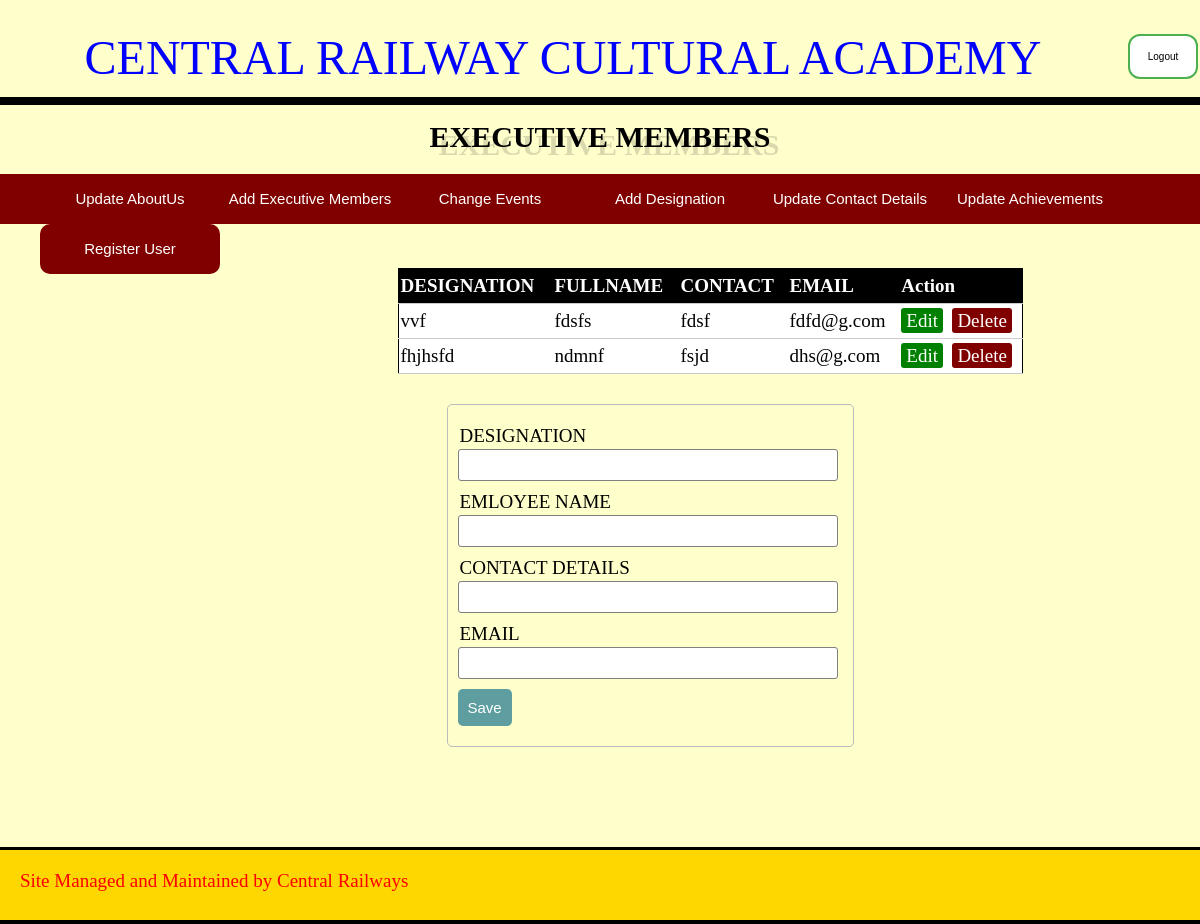
The page /executivecomitee.php on the database its author committed.
### tables this page shows
CREATE TABLE IF NOT EXISTS `executive` (
  `id` int(255) NOT NULL AUTO_INCREMENT,
  `fname` varchar(255) NOT NULL,
  `designation` varchar(255) NOT NULL,
  `email` varchar(255) NOT NULL,
  `contact` varchar(255) NOT NULL,
  PRIMARY KEY (`id`)
);

### adminex3.php (called while the page is built, shortened)
<?php
      $name = "";
    $des = "";
     $contact = "";
	 $edit_state = false;
$db = mysqli_connect('localhost','root','','login');
$result = mysqli_query($db,"SELECT * FROM executive");
?>

### executivecomitee.php (the view, shortened to what this page needs)
<?php include('adminex3.php');
?>
<!DOCTYPE html>
<html>
<head>
<link rel="stylesheet" type="text/css" href="shell.css">
<link rel="stylesheet" href="style1.css" type="text/css">
 </head>
 <body>
 <div class="container">
<center><font color="blue" size="20px"><p style="font-size:30px;">CENTRAL RAILWAY CULTURAL ACADEMY</font><a href="logout.php"><button class="button button2" style="width:70px" "height:50px;">Logout</button></a></p><br>
<div style="background-color:black; height:8px;margin-top:-40px;">
</div>
<h1 style="text-align:center; margin-top:15px;text-shadow: 9px 8px 0px rgba(0,0,0,0.15); font-size:30px;">EXECUTIVE MEMBERS</h1>
<div class="nav" style=" margin-top:20px; ">
<ul>
<li><a href="AboutUs.php">Update AboutUs</a></li>
<li><a href="executivecomitee.php">Add Executive Members</a></li>
<li><a href="events2.php">Change Events</a></li>
<li><a href="designation.php">Add Designation</a></li>
<li><a href="contacus.php">Update Contact Details</a></li>
<li><a href="Awards2.php">Update Achievements</a></li>
<li><a href="register.php">Register User</a></li>
</ul>
</div>
<div style="margin-top:-30px; margin-left:100px;">
<div style="margin-left:-150px">
<br>
<br>
<table class="t01">
    <thead>
	  <tr>
	    <th>DESIGNATION</th>
		<th>FULLNAME</th>
		<th>CONTACT</th>
		<th>EMAIL</image>
		<th colspan="2">Action</th>
	  </tr>
	</thead>
	   <?php while($row = mysqli_fetch_array($result)){ ?>
	      <?php if($row['fname'] != null){ ?>
		 <tr>
	      <td><?php echo ($row['designation']); ?></td>
		  <td><?php echo ($row['fname']);?></td>
		  <td><?php echo ($row['contact']);?></td>
		  <td><?php echo ($row['email']);?></td>
		  <td>
		    <a class="edit_btn" href="executivecomitee.php?edit=<?php echo $row['id'];?>">Edit</a>
		  </td>
		  <td>
		    <a class="del_btn" href="adminex3.php?del=<?php echo $row['id'];?>">Delete</a>
		  </td>
	   </tr>
	 <?php  } ?>
	    <?php  } ?>
  </table>
  </div>
  <form method="post" action="adminex3.php" enctype="multipart/form-data">
   <div class="input-group">
     <label>DESIGNATION</label>
	 <input type="text" name="des" value="<?php echo $des;?>">
   </div>
   <div class="input-group">
     <label>EMLOYEE NAME</label>
	 <input type="text" name="name" value="<?php echo $name;?>">
   </div>
    <div class="input-group">
     <label>CONTACT DETAILS</label>
	 <input type="text" name="contact" value="<?php echo $contact;?>">
   </div>
   <div class="input-group">
     <label>EMAIL</label>
	 <input type="email" name="email">
   </div>
    <div class="input-group">
	<?php if ($edit_state == false): ?>
	 <button type="submit" name="save" class="btn">Save</button>
	<?php else: ?>
     <button type="submit" name="update" class="btn">Update</button>
	<?php endif ?>
   </div>
  </div>
<footer>
<div style="background-color:black; height:4px;margin-top:100px;text-align:center;">
</div>
<div class="footer"style="margin-top:-20px;">
<p style="padding:20px;">Site Managed and Maintained by Central Railways</p>
</div>
</body>
</html>
</body>
</html>

### shell.css (style rules this page uses)
body { font-size:19px; }
table { width:50%; margin:30px auto; border-collapse: collapse; text-align:left; border:1px solid; }
tr { border-bottom: 1px solid #cbcbcb; }
th,td { border:none; height:30px; padding:2px; }
form { width:35%; margin:20px auto; text-align:left; padding:10px; border:1px solid #bbbbbb; border-radius:5px; }
.input-group { margin:10px 0px 10px 0px; }
.input-group label { display:block; text-align:left; margin:2px; }
.input-group input { height:20px; width:93%; padding:5px 10px; font-size:16px; border-radius:3px; border:1px solid gray; }
.btn { padding:10px; font-size:15px; color:white; background:#5F9EA0; border:none; border-radius:5px; }
.edit_btn { text-decoration:none; padding:2px 5px; background:green; color:white; border-radius:3px; }
.del_btn { text-decoration:none; padding:2px 5px; background:#800000; color:white; border-radius:3px; }

### style1.css (style rules this page uses)
body { background-attachment:fixed; margin:0; background:#ffffcc; }
.nav { width:100%; background:maroon; }
ul { margin:0px; padding:-10px; height:50px; display:block; text-align:left; list-style:none; font-family:MetaWebPro-Bold,sans-serif }
ul li { float:left; width:180px; height:50px; background:maroon; font-size:15px; line-height:50px; text-align:center; opacity:1; border-radius:10px; font-family:MetaWebPro-Bold,sans-serif }
ul li a { text-decoration:none; color:white; display:block; }
.footer { height:70px; text-align:left; color:red; background-color:#ffd700; margin-top:450px; padding-top:-10px; }
.button { background-color: #4CAF50; border: none; color: white; padding: 10px 24px; text-align: center; text-decoration: none; display: inline-block; font-size: 20px; margin: 4px 2px; transition-duration: 0.4s; cursor: pointer; border: none; color: white; padding:15px; text-decoration: none; display: inline-block; font-size: 10px; margin: 4px 2px; cursor: pointer; float:right; text-align: center; }
.button2 { background-color: white; color: black; border: 2px solid #4CAF50; border-radius: 12px; }
.container { height:50px; }

### executivecomitee.php (style rules this page uses)
table { width:100%; background-color:white; }
table, th, td { border: 2px solid black; border-collapse: collapse; }
th, td { padding: 2px; text-align: left; }
th { background-color: black; color: white; }

### rows shown on the page
executive: designation "vvf", fname "fdsfs", contact "fdsf", email "fdfd@g.com"
executive: designation "fhjhsfd", fname "ndmnf", contact "fsjd", email "dhs@g.com"
